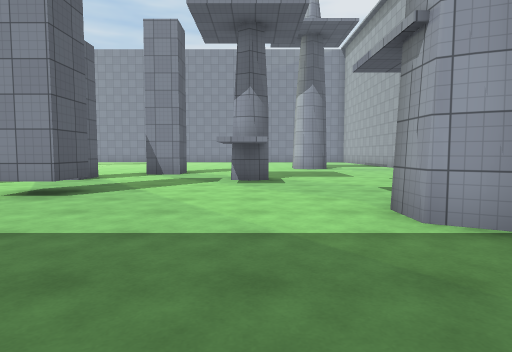
View 1 (above)

23 first-person views from a walk through a Unity game level. The camera is 1.3 m above the floor, tilts 4° down and sees 75° across. The floor is counted in squares, 2 m on a side. Each view is taken from the middle of a square. On the plan, view 1 faces up. The plan holds only what a view shows up to about 10 squares ahead; the rest is blank. The place goes on beyond the plan. The player character is not drawn. Surface patterns are stand-ins for the level's own textures.

View 2
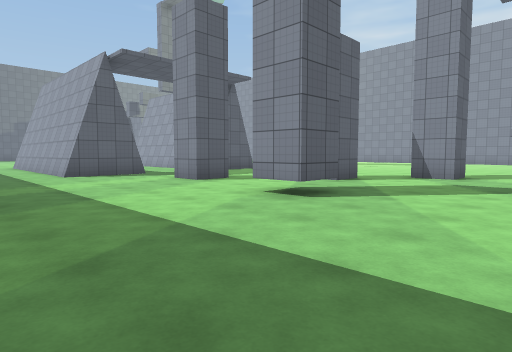

View 3
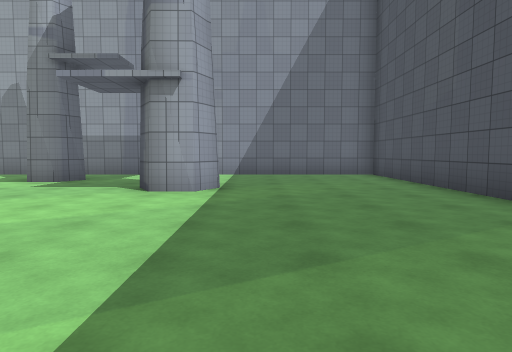

View 4
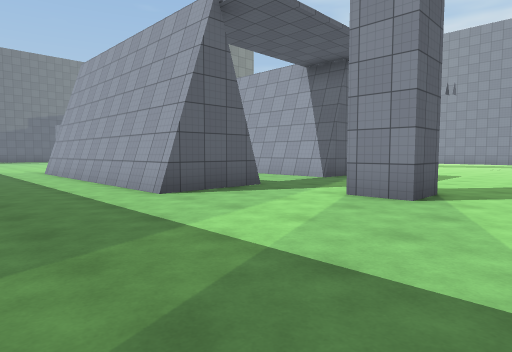

View 5
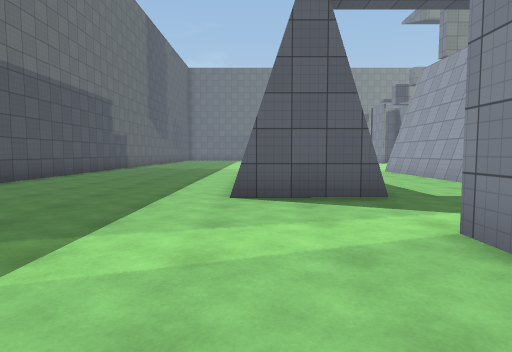

View 6
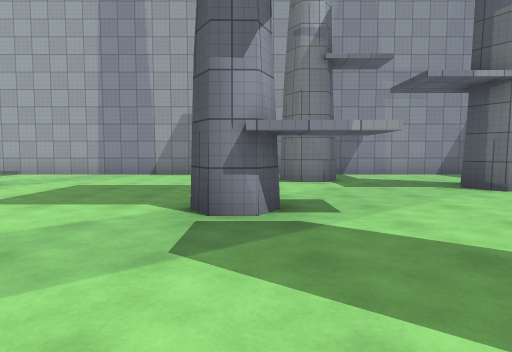

View 7
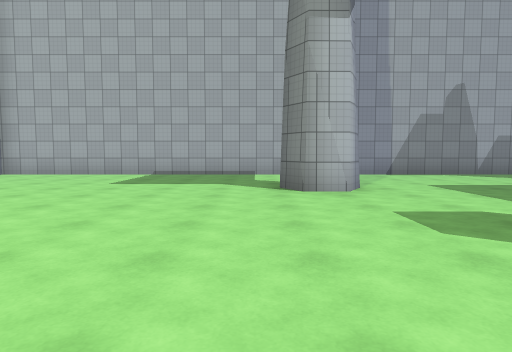

View 8
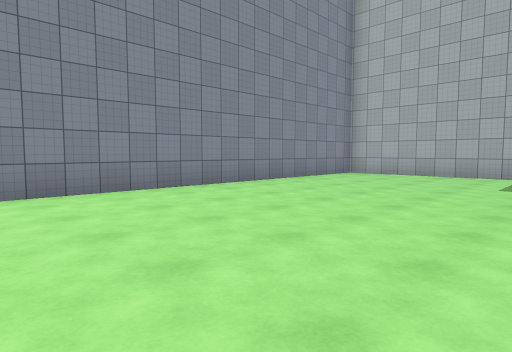

View 9
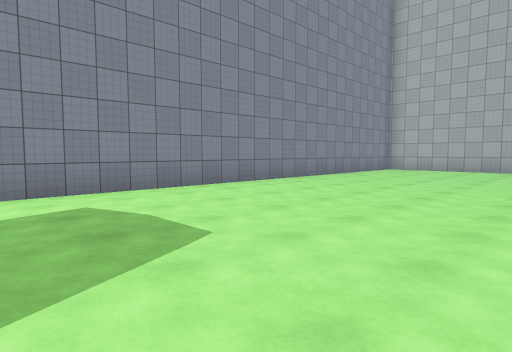

View 10
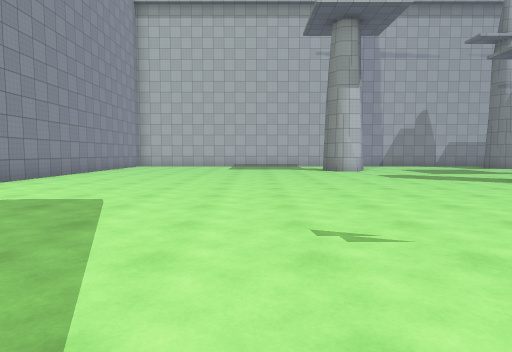

View 11
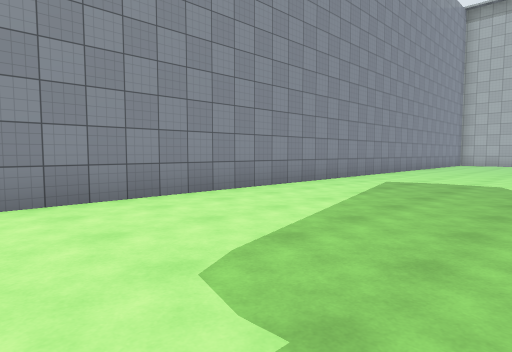

View 12
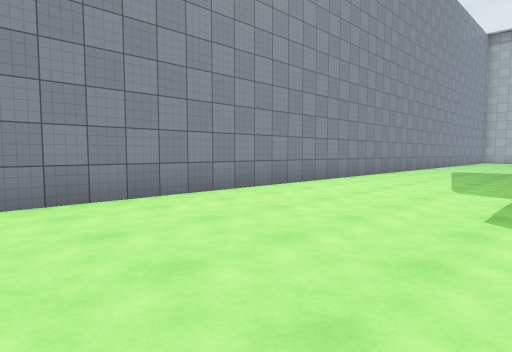

View 13
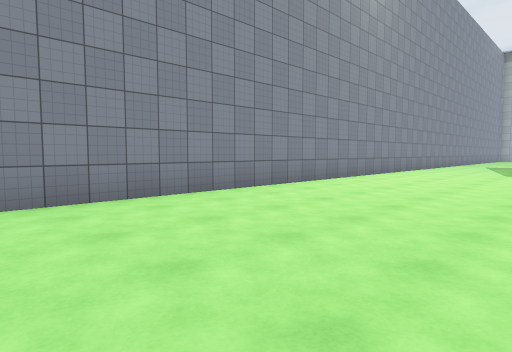

View 14
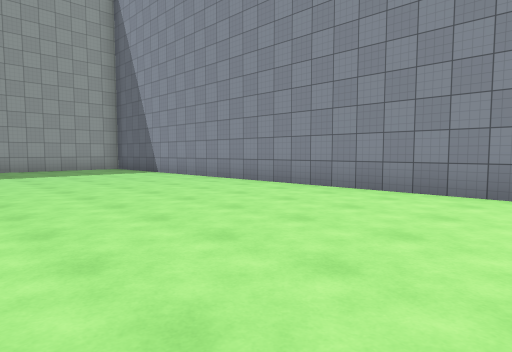

View 15
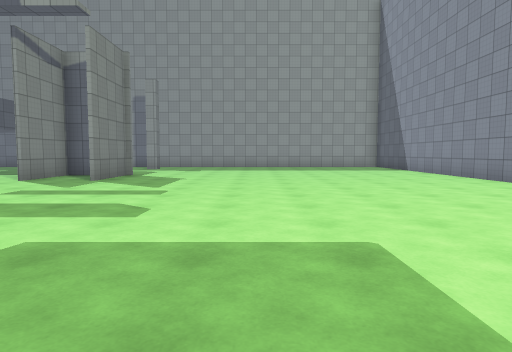

View 16
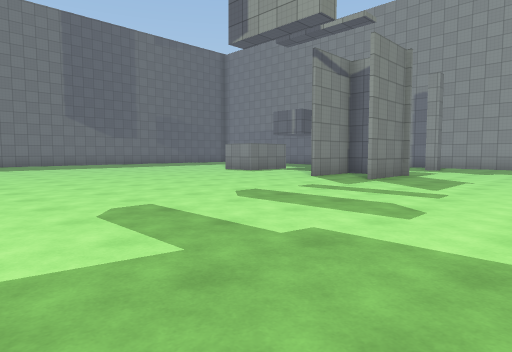

View 17
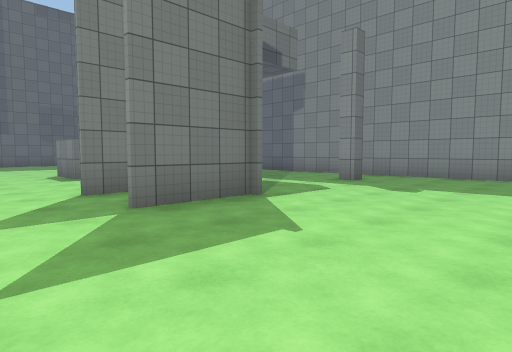

View 18
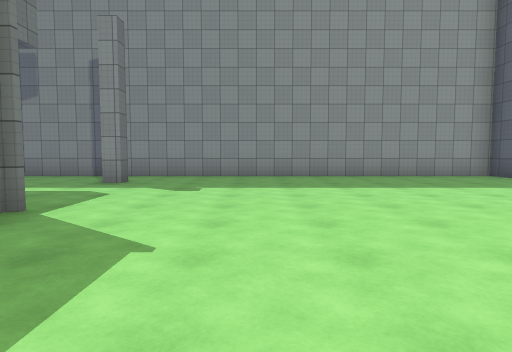

View 19
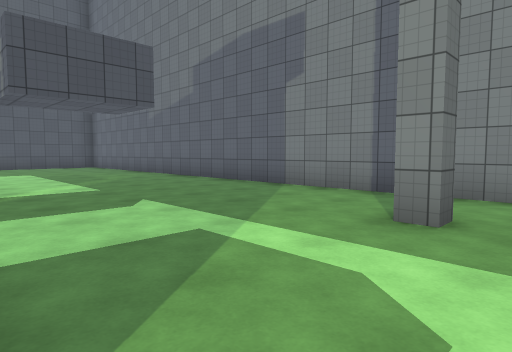

View 20
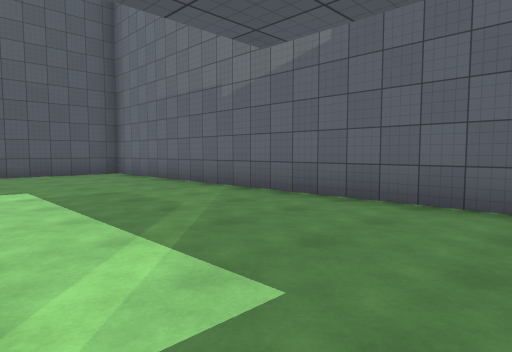

View 21
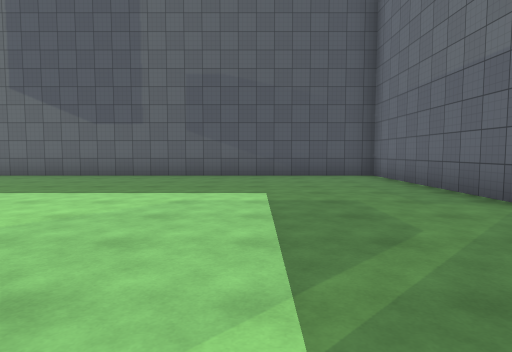

View 22
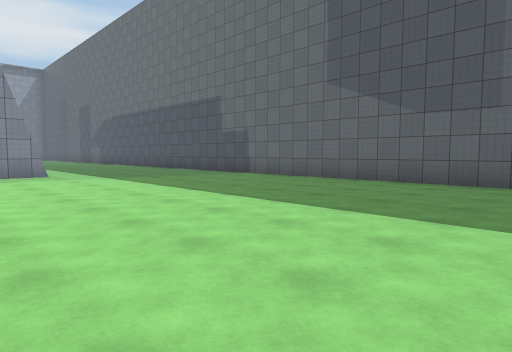

View 23
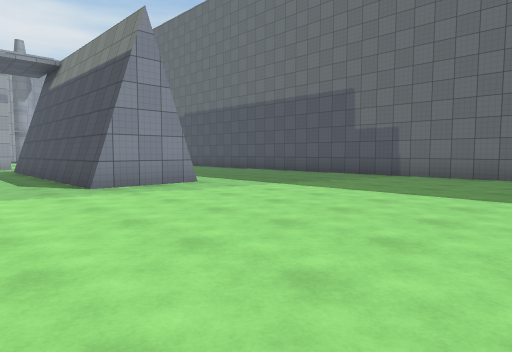

### Floor plan
Points are (right, up) in squares from view 1. A wall is a line through its corners. A room is listed if a view was taken in it or the views show most of it. See-through windows are left out.
Room 1 (views 1, 2, 3, 4, 5, 6, 7, 8, 9, 10, 11, 12, 13, 14, 15, 16, 17, 18, 19, 20, 21, 22, 23)
walls: (-9.8, 9.6) (-9.8, 8.7) (-15.1, 8.7); (-9.8, 5.9) (-9.8, 3.8) (-16.5, 3.8); (-6.7, 6.8) (-6.7, 5.6) (-7.8, 5.6); (-16.8, 3.6) (-16.8, 5.7) (-11, 5.7); (-4.2, 9) (-4.2, 7.9); (-2.3, 11.1) (-2.3, 10) (-3.4, 10); (-3, 6) (-3, 4.9) (-4, 4.9); (-15.1, -1.5) (-12.1, -1.5); (-25.6, 8.2) (-25.6, 6.6); (0.3, 8) (-0.2, 7.7) (-0.6, 8) (-0.6, 8.5) (-0.1, 8.7); (-26.8, 13.3) (-24.6, 13.3); (2.1, 13.1) (1.6, 13.4) (1.6, 14.2) (2.3, 14.6); (2.3, 2.6) (1.6, 3) (1.6, 3.8) (2.2, 4.2); (4, 6.1) (3.4, 6.4) (3.4, 7.1) (4, 7.4); (-30.6, 13.3) (-30.1, 13.3) (-30.1, 12.6); (0.5, -1.5) (5.9, -1.5) (5.9, 22.5) (-27.8, 22.5); (-31.5, 22.5) (-32.4, 22.5) (-32.4, -1.5) (-18.2, -1.5)

Positions as (right, up) in squares from view 1, and headings:
1: (0, 0), facing up
2: (0, 1), facing up-left
3: (-4, 2), facing right
4: (-5, 1), facing up-left
5: (-5, 4), facing left
6: (-4, 8), facing right
7: (-4, 15), facing right
8: (-4, 17), facing up-right
9: (-7, 17), facing up-right
10: (-10, 17), facing right
11: (-13, 18), facing up-right
12: (-18, 18), facing up-right
13: (-23, 18), facing up-right
14: (-19, 17), facing up-left
15: (-17, 17), facing left
16: (-17, 17), facing down-left
17: (-23, 17), facing down-left
18: (-23, 16), facing left
19: (-27, 14), facing down-left
20: (-28, 9), facing down-left
21: (-29, 8), facing down
22: (-27, 6), facing down-right
23: (-23, 8), facing down-right
